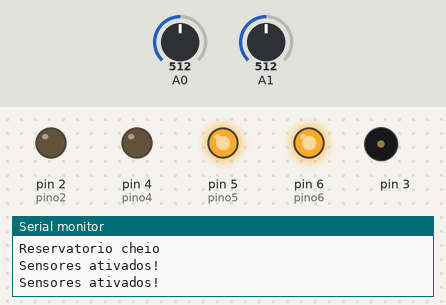
A sketch run on a simulated Arduino Uno, built with avr-gcc and run on an emulated ATmega328P. Parts: output pins drawn as LEDs (lit = HIGH), buzzer (waves = sounding), the last lines printed to the serial monitor. Inputs (shaded band) come from the test bench; at power-on: A1 = 512, A0 = 512.

Above: at 1.2 s.
1.3 s: A1 set to 357
4.3 s: A1 set to 342
At 6.31 s:
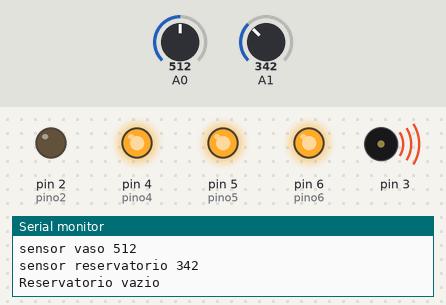
At 8.5 s:
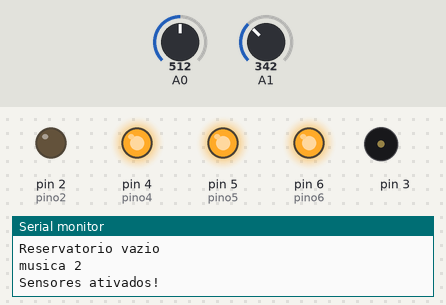
Timing chart, 0 to 10.0 s (numbered marks = the images above; inputs shaded):
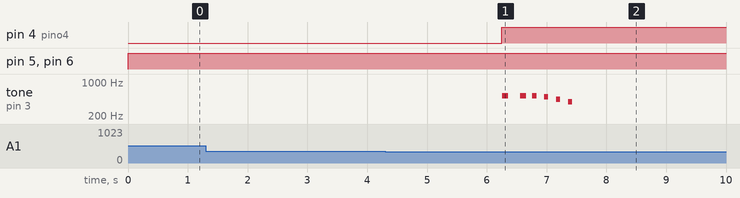

Measured:
- the behaviour switches between 350 and 349 on A1 (found by bisection; images 0 and 1)
- after the input at 4.3 s, pin 4 (pino4): LOW → HIGH after 2.0 s; tone on pin 3: plays 523 Hz for 0.10 s, 523 Hz for 0.10 s, 523 Hz for 0.07 s, 494 Hz for 0.07 s, 440 Hz for 0.07 s, 392 Hz for 0.07 s, starting after 2.0 s

The sketch:

sis.irrigacao.ino
```cpp
//Melodia01 - Quando for ligado a bomba de agua.
int melodia[] = {660,660,660,510,660,770,380};
int duracaodasnotas[] = {100,100,100,100,100,100,100};
int pausadepoisdasnotas[] = {150,300,300,100,300,550,575};

//Melodia02 - Quando não ha agua no reservatorio.
int melodia2[] = {523,523,523,494,440,392};
int duracaodasnotas2[] = {100,100,70,70,70,70};
int pausadepoisdasnotas2[] = {300,200,200,200,200,200};

//Pino que será conectado o alto-falante.
int portSpeak(3);

int pino2=2; //Pino de conexão da bomba dagua.
int pino4=4; //Pino do Led que indica quando o reservatorio está vazio.
int pino5=5; //Pino do sensor de umidade da planta.
int pino6=6; //Pino do sensor do reservatorio de agua.

// Meu limite de umidade, se tiver acima de 300 a planta ja está regando caso ao contrario continui regando até chegar a 300.
int limiteUmidade = 300;
//Limite do meu Reservatorio, o led vermelho será acionado se o limite estiver abaixo do valor da variavel.
int limiteReserv = 350;
int sensorVaso;
//Guarda o valor do reservatorio.
int sensorReserv;

void setup() {
  // put your setup code here, to run once:
  //Inicialização da serial.
  Serial.begin(9600);
  pinMode(pino2,OUTPUT);//Bomba de agua.
  pinMode(pino4,OUTPUT);//Led do reservatorio.
  pinMode(pino5,OUTPUT);//Alimentação sensor 1.
  pinMode(pino6,OUTPUT);//Alimentação sensor 2.

}

void loop() {
  // put your main code here, to run repeatedly:
  sensorVaso = leSensorVaso();//É guardado a leitura do sensor do Vaso.
  sensorReserv = leSensorReserv();//É guardado a leitura do sensor do Resevatorio.

  Serial.print("sensor vaso ");
  Serial.print(sensorVaso);
  Serial.println("");
  Serial.print("sensor reservatorio ");
  Serial.print(sensorReserv);
  Serial.println("");

  delay(10);

  // Verifico se ha agua suficiente no reservatorio
  if (sensorReserv < limiteReserv) {
    //Função para ligar o LED do reservatorio.
    ligaLedReserv();
    //Função tocar Musica.
    tocaMusica(2);
  }
  //Enquanto não tiver agua suficiente no reservatorio ele vai ficar dentro do while.
  //Enquanto meu reservatorio estiver vazio
  while (leSensorReserv() < limiteReserv) {
    delay(1000);//delay de um seguno
    Serial.println(leSensorReserv());
    //Mudar delay para fazer a leitura de 5hs em 5hs (18000000)
    delay(5000); //verificação a cada cinco segundos.
  }
  //Apos colocar agua no reservatorio o led desliga.
  desligaLedReserv();

  // verificar se a plantinha precisa de agua
  if(leSensorVaso() < limiteUmidade) {
    tocaMusica(1);
    ligaBomba();
    Serial.println("liga a bomba dagua");
  }
  //Se o vaso está com a terra seca e precisa de água && verigicação de água no reservatorio.
  while(leSensorVaso() < limiteUmidade && leSensorReserv() > limiteReserv) {
    delay(1000);
    Serial.print("Terra seca, valor: ");
    Serial.println(leSensorVaso());
  }
  desligaBomba();

  Serial.println("----- fim loop -----");

  //Mudar delay para fazer a leitura de 5hs em 5hs (18000000)
  delay(1000);
}
//Função ler sensor do vaso.
int leSensorVaso() {
  ligaSensores();//Liguei meu sensor.
  delay(10);//esperei 10 milisegundos.
  return analogRead(A0);//Retornei o valor para função.
  desligaSensores();//Desligar meu sensor.
}
 //Função ler sensor reservatório.
int leSensorReserv() {
  ligaSensores(); //Liguei meu sensor.
  delay(10);//esperei 10 milisegundos.
  return analogRead(A1);//Retornei o valor para função.
  desligaSensores();//Desligar meu sensor.
}
 //Essa função não vai voltar nada é só para ligar os sensores.
void ligaSensores() {
  digitalWrite(pino5,HIGH);
  digitalWrite(pino6,HIGH);
  Serial.println("Sensores ativados!");
}
 //Desligar sensores.
void desligaSensores() {
  digitalWrite(pino5,LOW);
  digitalWrite(pino6,LOW);
  Serial.println("Sensores desativados!");
}
 //Acender o Led vermelho do reservatório quando ele tiver vazio.
void ligaLedReserv() {
  digitalWrite(pino4,HIGH);//Led do reservatorio.
  Serial.println("Reservatorio vazio");
}
void desligaLedReserv() {
  digitalWrite(pino4,LOW);//Led do reservatorio.
  Serial.println("Reservatorio cheio");
}
//Função para chavear um transistor e ligar a bomba dagua.
void ligaBomba() {
  digitalWrite(pino2,HIGH);
  Serial.println("bomba ligada");
}
//Função para chavear um transistor e desligando a bomba dagua.
void desligaBomba() {
  delay(2000);
  digitalWrite(pino2,LOW);
  Serial.println("bomba desligada");
}

 //Função toca musica
void tocaMusica(int musica) {
  switch (musica) {
    case 1:
    //quanto a nota for menor que 7, execute o bloco de codigo que tiver no for.
    for (int nota=0; nota < 7; nota++) {
      //A função tone é responsavel por jogar a frequencia(variavel definida) no pino do alto-falante.
      tone(portSpeak, melodia[nota], duracaodasnotas[nota]);
      delay(pausadepoisdasnotas[nota]);
    }
    Serial.println("musica 1");
     //noTone é responsavel por desligar o alto-falante.
    noTone(portSpeak);
    break;

    case 2:
    //quanto a nota for menor que 6, execute o bloco de codigo que tiver no for.
    for (int nota=0; nota < 6; nota++) {
      //A função tone é responsavel por jogar a frequencia(variavel definida) no pino do alto-falante.
      tone(portSpeak, melodia2[nota], duracaodasnotas2[nota]);
      delay(pausadepoisdasnotas2[nota]);
    }
    Serial.println("musica 2");
     //noTone é responsavel por desligar o alto-falante.
    noTone(portSpeak);
    break;
  }
}
```
